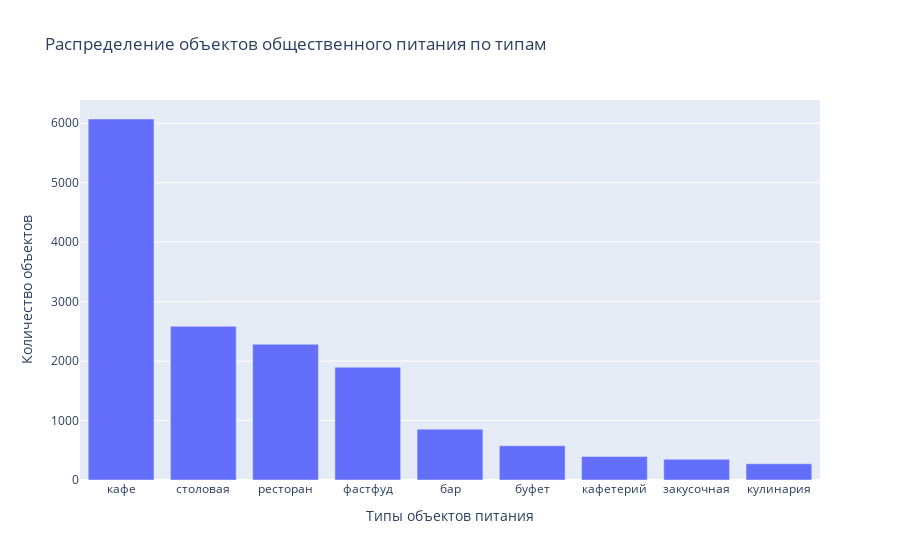

Notebook code cell kept with this figure:
### Markdown cell above
<a id="three-one"></a>
### 2.1 Исследуйте соотношение видов объектов общественного питания по количеству. Постройте график.

### Code cell
fig = px.bar(data.groupby('object_type',as_index=False)\
    .agg({'id':'count'})\
    .rename(columns={'id':'count'})\
    .sort_values(by='count', ascending=False), x='object_type',y='count', 
    labels={'object_type':'Типы объектов питания','count':'Количество объектов'},
    title='Распределение объектов общественного питания по типам')
fig.write_image("/Users/ulia/yandex_DA/Yandex_Practicum_Projects/Data_Analytics/10_Data_Visualization/Images/fig1.jpeg")
fig.show()

### Figure 1 — Plotly figure (JSON) as saved in the notebook; plotly's stock layout.template omitted (floating-point values rounded to 4 significant figures)
{"data": [{"alignmentgroup": "True", "hovertemplate": "Типы объектов питания=%{x}<br>Количество объектов=%{y}<extra></extra>", "legendgroup": "", "marker": {"color": "#636efa", "pattern": {"shape": ""}}, "name": "", "offsetgroup": "", "orientation": "v", "showlegend": false, "textposition": "auto", "type": "bar", "x": ["кафе", "столовая", "ресторан", "фастфуд", "бар", "буфет", "кафетерий", "закусочная", "кулинария"], "xaxis": "x", "y": [6071, 2584, 2282, 1897, 855, 576, 395, 348, 273], "yaxis": "y"}], "layout": {"barmode": "relative", "legend": {"tracegroupgap": 0}, "title": {"text": "Распределение объектов общественного питания по типам"}, "xaxis": {"anchor": "y", "domain": [0, 1], "title": {"text": "Типы объектов питания"}}, "yaxis": {"anchor": "x", "domain": [0, 1], "title": {"text": "Количество объектов"}}}}
